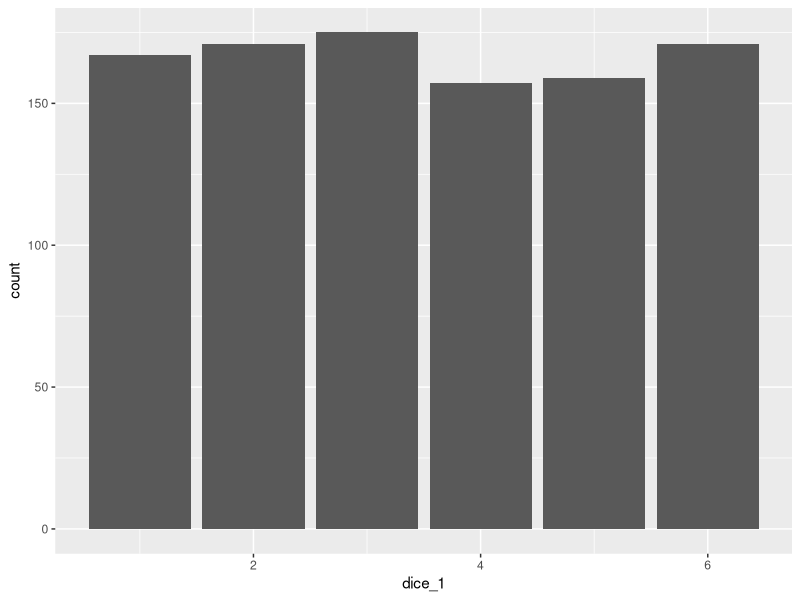
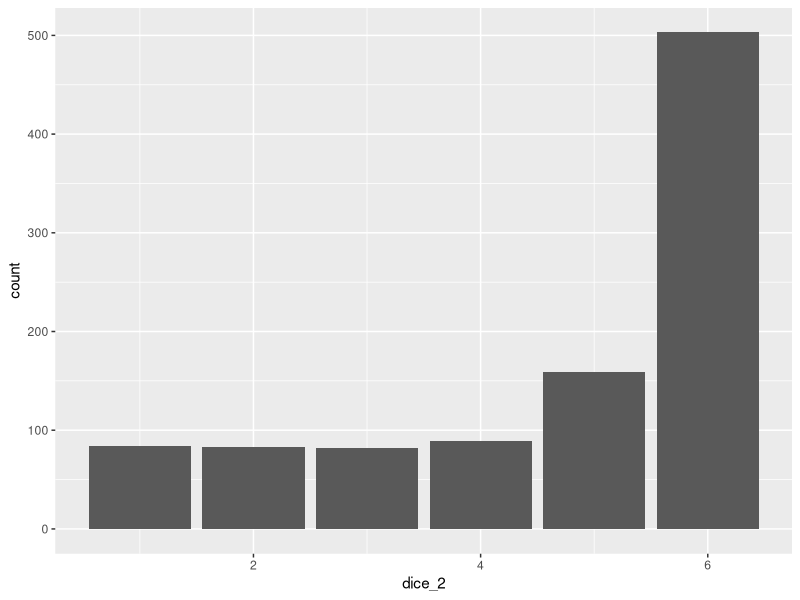
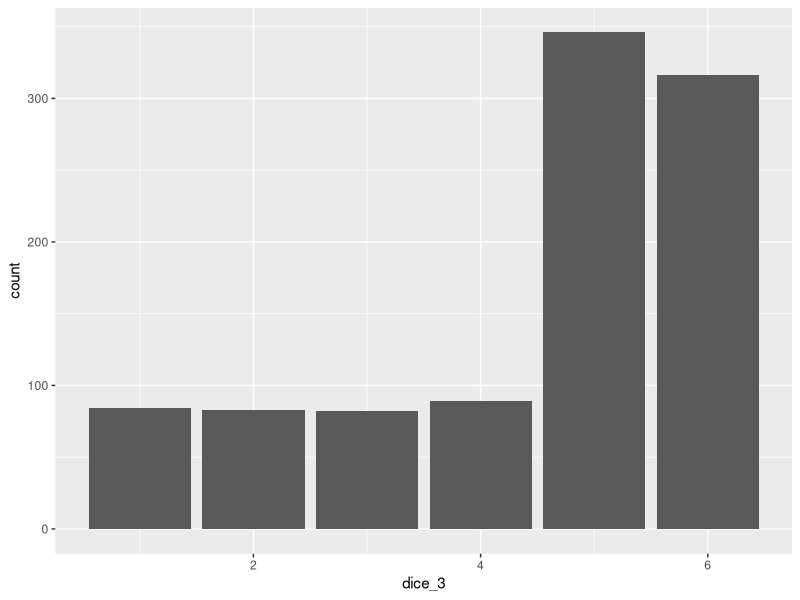

The R script that drew these images, in order:
## ---- chunk 1
library(tidyverse)
library(ggplot2)
library(dplyr)
## ---- chunk 2
deck <- tibble(
  # tibble is a more flexible data.frame
  card = rep(
    c("ace",
      "deuce",
      "three",
      "four",
      "five",
      "six",
      "seven",
      "eight",
      "nine",
      "ten",
      "jack",
      "queen",
      "king"
    ),4),
  suit =
    rep(c(
      "diamonds", 
      "hearts", 
      "clubs", 
      "spades"),
        each = 13),
  color = rep(c("red", 
                "black"),
              each = 26)
)

glimpse(deck)
## ---- chunk 3
pr_black <- deck |> 
  filter(color == "black") |> 
  nrow()/nrow(deck)

pr_red <- deck |> 
  filter(color == "red") |> 
  nrow()/nrow(deck)
# Two draws mean two subsets, then use multiply the probability of each event.
pr_black*pr_red
## ---- chunk 4
pr_king <- deck |> 
  filter(card == "king") |> 
  nrow()/nrow(deck)

pr_ace <- deck |> 
  filter(card == "ace") |> 
  nrow()/nrow(deck)
# One draw means add up the probabilities of possible outcomes.
pr_king + pr_ace
## ---- chunk 5
# Two aces in two draws with replacement mean one ace in both of the draw, in which case order does not matter.
pr_ace * pr_ace
## ---- chunk 6
# Sample(n) in R is without replacement by default
random_hand <- deck |> 
  sample_n(5, replace=FALSE)
random_hand
## ---- chunk 7
# They're asking about the total number of different hands one could draw successively from the same deck, so all these hands are equally likely and we are counting the number of ways to choose 5 cards out of 52 cards without replacement and without distinguishing between the different orders in which they could be chosen.
  n <- 52
  k <- 5
  n_hands <- choose(n,k)
  n_hands
# This one doesn't have to pull data from deck, so no need to use pipe operators.
## ---- chunk 8
# First choose the suit that will have 2 cards in a total of 4 suits
n <- 4
k <- 1 
n_2_suits <- choose(n,k)

# Then choose the 2 cards from that suit which has 13 cards
n <- 13
k <- 2 
n_2_cards <- choose(n,k)

# Next, choose 1 card from each of the the remaining 3 suits
n <- 13
k <- 1 
n_1_cards_1 <- choose(n,k)
n_1_cards_2 <- choose(n,k)
n_1_cards_3 <- choose(n,k)

# Calculate the total number of drawing the particular type of hands
n_hands_each_suit_represented <- n_2_suits*n_2_cards*n_1_cards_1*n_1_cards_2*n_1_cards_3

# Calculate the probability by dividing the number of drawing the particular type of hands by the total number of different hands
n_hands_each_suit_represented/n_hands
## ---- chunk 9
# The cases where one gets at least one Ace in one 5-card hand vary much, so we could calculate the complement of the event, that is the probability of getting no aces in a 5-card hand.
n <- 48
k <- 5 
n_no_aces <- choose(n,k)
pr_no_ace <- n_no_aces/n_hands
1 - pr_no_ace
## ---- chunk 10
# A binomial coecient counts the number of subsets of a certain size for a set, such as the number of ways to choose a committee of size k from a set of n people. Sets and subsets are by definition unordered, e.g., {3, 1, 4} = {4, 1, 3}, so we are counting the number of ways to choose k objects out of n, without replacement and without distinguishing between the different orders in which they could be chosen.

#For any nonnegative integers k and n, the binomial coecient nCk, read as “n choose k”. For k<=n, we have factorial(n)/(factorial(n-k)*factorial(k)).

# So in this case, we'd like to select 2 people from 6 employees to form a committee without replacement and the order of choosing them does not matter. 

choose(6,2)

## ---- chunk 11
df <- tibble(
  id   = 1:6,
  name = c('Alice', 'Bob', 'Charlie', 'Diane', 'Fred', 'Jenny')
)

df_pairs <- df %>% 
  rename(id1 = id, name1 = name) %>% 
  crossing(df %>% 
             select(id2 = id, name2 = name)) %>%
  
# If there is only one person for either position, and either position is different, it means the order matters in combination. Thus the only invalid pairs would be when one person is matched with oneself, so we need to exclude the cases where id1 corresponds to id2 using filter().
  
  filter(id1 != id2) %>%
  unite(id, id1, id2) %>%
  unite(name, name1, name2)

df_pairs
## ---- chunk 12
# Imagine when we choose one person for the president position from 6 employees, we have 6 options. Then when we move to choose one person for the vice-president position, we have 5 options. By assumption, all of these possibilities are equally likely, so the naive definition of probability applies. Thus, by the multiplication rule, there are 6*5 = 30 possibilities.
prod(6:5)

# Or we could refer to what we did in Question 5, we adjust for overcounting, dividing by 6!/(4!*2!) according to the Binomial coefficient, given the order does not matter. So when the order matters, we don't have to adjust for overcounting. Thus, the possibilities are calculated as follows:

factorial(6)/factorial(4)

## ---- chunk 13
# Adding set.seed(random number) at first if you want to retain the same sample data in the output file (the random number in brackets means which row we start)
set.seed(6)
dice_1 <- replicate(1000, sample(6, 1, replace = TRUE, prob = c(1/6,1/6,1/6,1/6,1/6,1/6)))
  dice_1
# Use as.data.drame() or tibble() to turn the vector into a dataframe so that it could be plotted.
df_dice_1 <- as.data.frame(dice_1)
# Have a look at the dataframe to make sure what the variable's name is
df_dice_1
  summary_df_dice_1 <- df_dice_1 |> 
  summarize(mean = mean(dice_1))
summary_df_dice_1
# The average value for dice 1 based on 1000 samples is 3.483.
ggplot(data = df_dice_1, mapping = aes(x = dice_1)) +
  geom_bar()
## ---- chunk 14
set.seed(6)
dice_2 <- replicate(1000, sample(6, 1, replace = TRUE, prob = c(1/12,1/12,1/12,1/12,1/6,1/2)))
  dice_2
df_dice_2 <- as.data.frame(dice_2)
# To make the output html file more reader-friendly, I chose not to display the dataframe since here.
summary_df_dice_2 <- df_dice_2 |> 
  summarize(mean = mean(dice_2))
summary_df_dice_2
# The average value for dice 2 based on 1000 samples is 4.665.
ggplot(data = df_dice_2, mapping = aes(x = dice_2)) +
  geom_bar()
## ---- chunk 15
set.seed(6)
dice_3 <- replicate(1000, sample(6, 1, replace = TRUE, prob = c(1/12,1/12,1/12,1/12,1/3,1/3)))
  dice_3
df_dice_3 <- as.data.frame(dice_3)
# To make the output html file more reader-friendly, I chose not to display the dataframe since here.
summary_df_dice_3 <- df_dice_3 |> 
  summarize(mean = mean(dice_3))
summary_df_dice_3
# The average value for dice 3 based on 1000 samples is 4.478.
ggplot(data = df_dice_3, mapping = aes(x = dice_3)) +
  geom_bar()
